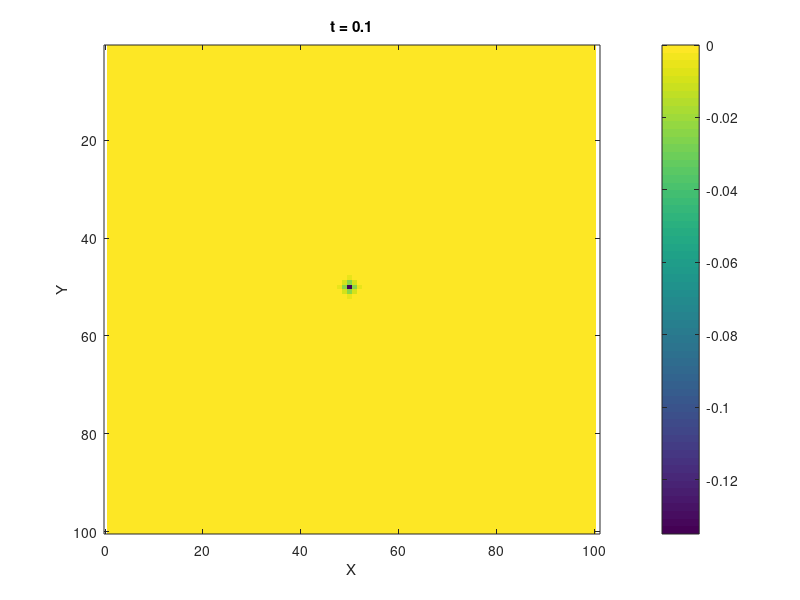

Source code (MATLAB): (Note: this script raises an error after producing the figure.)

nx = 100; 
ny = 100; 
nt = 500; 
dx = 10 / (nx - 1);
dy = 10 / (ny - 1);
dt = 0.01;
c = 3; 
u = zeros(nx, ny); 
v_x = zeros(nx+1, ny); 
v_y = zeros(nx, ny+1); 
psi = zeros(nx, ny); 


sigmax = zeros(nx+1, ny);
sigmay = zeros(nx, ny+1);

R = 1e-20;
m = 6    ;
source = zeros(nt,1);
sy  = floor(nx/2);
sx = floor(ny/2);
f0 = 2;   
t0 = 1.4 / f0;
for i = 1:nt
    tt = (i-1) * dt;
    source(i) = (1-2*(pi*f0*(tt-t0))^2)*exp(-(pi*f0*(tt-t0))^2);
end

ppw = c/(f0*dx);

for i = 1:nx
    if i >= 80
        value = -(c * log(R) * (m + 1)) / (20^(m + 1)) * (i - 80)^m;
        sigmax(i,:) = value;  
    elseif i <= 20
        value = -(c * log(R) * (m + 1)) / (20^(m + 1)) * (i - 20)^m;
        sigmax(i,:) = value;  
    end
end
for j = 1:ny
    if j >= 80
        value = -(c * log(R) * (m + 1)) / (20^(m + 1)) * (j - 80)^m;
        sigmay(:,j) = value;  
    elseif j <= 20
        value = -(c * log(R) * (m + 1)) / (20^(m + 1)) * (j - 20)^m;
        sigmay(:,j) = value;  
    end
end


filename = 'PMLs.gif';


for k = 1:nt
    for i = 2:nx
        for j = 1:ny
            v_x(i,j) = v_x(i,j) + dt * ((u(i,j) - u(i-1,j)) / dx - v_x(i,j) * sigmax(i,j));
        end
    end

    for i = 1:nx
        for j = 2:ny
            v_y(i,j) = v_y(i,j) + dt * ((u(i,j) - u(i,j-1)) / dy - v_y(i,j) * sigmay(i,j));
        end
    end

    for i = 2:nx-1
        for j = 2:ny-1
            psi(i,j) = psi(i,j) + dt * (sigmay(i,j) * (v_x(i+1,j) - v_x(i,j)) / dx + sigmax(i,j) * (v_y(i,j+1) - v_y(i,j)) / dy ...
                - (1 / c^2) * sigmax(i,j) * sigmay(i,j) * u(i,j));
        end
    end
    for i = 1:nx-1
        for j = 1:ny-1
            u(i,j) = u(i,j) + dt * (c^2 * ((v_x(i+1,j) - v_x(i,j)) / dx + (v_y(i,j+1) - v_y(i,j)) / dy ...
                - (1 / c^2) * (sigmax(i,j) + sigmay(i,j)) * u(i,j) + psi(i,j)));
            u(sy,sx) = u(sy,sx)+source(k);
        end
        
        
    end

    if mod(k, 10) == 0
        imagesc(u);  
        colorbar;
        title(['t = ', num2str(k * dt)]);
        xlabel('X');
        ylabel('Y');
        axis equal;
        clim([-1000,1000]);
        drawnow;
        
        % 捕捉图像帧并保存为GIF
        frame = getframe(gcf);
        im = frame2im(frame);
        [imind, cm] = rgb2ind(im, 256);
        
        if k == 10  % 第一帧
            imwrite(imind, cm, filename, 'gif', 'Loopcount', inf, 'DelayTime', 0.1, 'DisposalMethod', 'restoreBG');
        else
            imwrite(imind, cm, filename, 'gif', 'WriteMode', 'append', 'DelayTime', 0.1, 'DisposalMethod', 'restoreBG');
        end
    end
end
